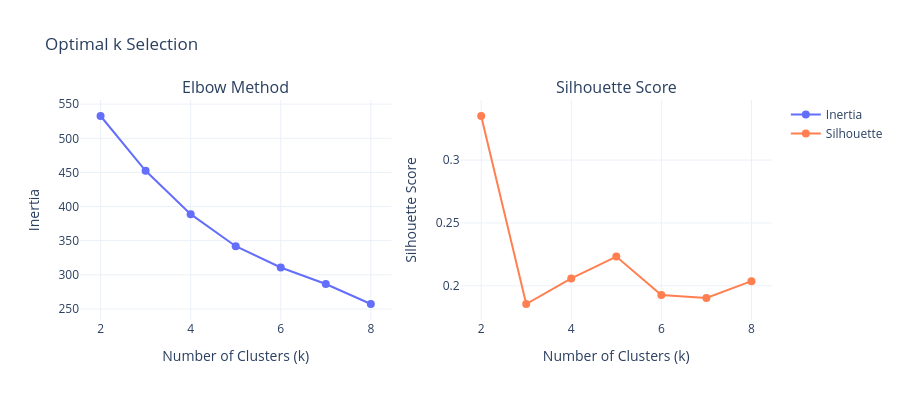

Here is the notebook cell this chart was saved with:
### Code cell
kmeans_models = define_K(X_scaled)

### Figure 1 — Plotly figure (JSON) as saved in the notebook; plotly's stock layout.template omitted (floating-point values rounded to 4 significant figures)
{"data": [{"marker": {"size": 8}, "mode": "lines+markers", "name": "Inertia", "type": "scatter", "x": [2, 3, 4, 5, 6, 7, 8], "xaxis": "x", "y": [532.7, 452.4, 388.9, 342.0, 310.8, 286.7, 257.4], "yaxis": "y"}, {"marker": {"color": "coral", "size": 8}, "mode": "lines+markers", "name": "Silhouette", "type": "scatter", "x": [2, 3, 4, 5, 6, 7, 8], "xaxis": "x2", "y": [0.3351, 0.1855, 0.2058, 0.2232, 0.1927, 0.1903, 0.2037], "yaxis": "y2"}], "layout": {"annotations": [{"font": {"size": 16}, "showarrow": false, "text": "Elbow Method", "x": 0.225, "xanchor": "center", "xref": "paper", "y": 1, "yanchor": "bottom", "yref": "paper"}, {"font": {"size": 16}, "showarrow": false, "text": "Silhouette Score", "x": 0.775, "xanchor": "center", "xref": "paper", "y": 1, "yanchor": "bottom", "yref": "paper"}], "height": 400, "title": {"text": "Optimal k Selection"}, "xaxis": {"anchor": "y", "domain": [0, 0.45], "title": {"text": "Number of Clusters (k)"}}, "xaxis2": {"anchor": "y2", "domain": [0.55, 1], "title": {"text": "Number of Clusters (k)"}}, "yaxis": {"anchor": "x", "domain": [0, 1], "title": {"text": "Inertia"}}, "yaxis2": {"anchor": "x2", "domain": [0, 1], "title": {"text": "Silhouette Score"}}}}
